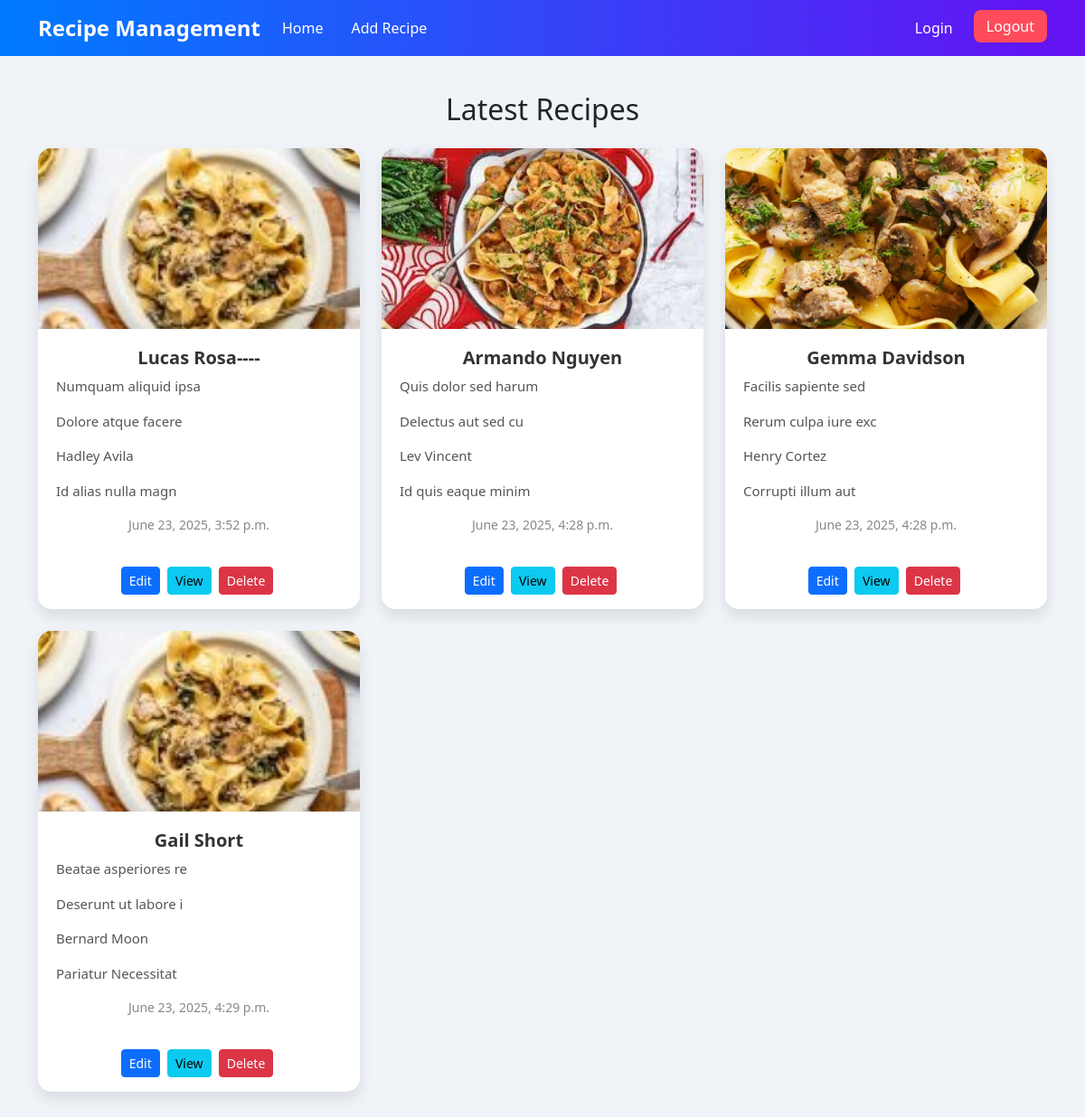
The app's page / (signed in) with its own data.
### recipe/models.py (models this page shows)
class recipeModel(models.Model):
    image = models.ImageField(upload_to='media/recipes', null=True)
    name = models.CharField(max_length=100, null=True)
    ingredients = models.TextField(null=True)
    instructions = models.TextField(null=True)
    creator = models.CharField(max_length=100, null=True)
    description =models.TextField(null=True)
    created_at = models.DateTimeField(auto_now_add=True, null=True)

### recipe/views.py (the view)
# urls.py: path('', home, name='home'),
@login_required
def home(request):
    recipeData = recipeModel.objects.all()
    return render(request, 'home.html', {'recipe': recipeData})

### recipe/templates/home.html (shortened to what this page needs)
{% extends 'master.html' %}
{% block body %}
  <div class="body">
    <div class="container">
        <h2 class="mb-4 text-center">Latest Recipes</h2>
        <div class="row g-4">
          {% for recipe in recipe %}
          <div class="col-md-6 col-lg-4">
            <div class="card news-card">
              <img src="{{recipe.image.url}}" class="card-img-top news-img" alt="Thumbnail">
              <div class="card-body">
                <h5 class="news-title text-center">{{recipe.name}}</h5>
                <p class="news-content">{{recipe.ingredients}}</p>
                <p class="news-content">{{recipe.instructions}}</p>
                <p class="news-content">{{recipe.creator}}</p>
                <p class="news-content">{{recipe.description}}</p>
                <p class="news-date mb-0 text-center">{{recipe.created_at}}</p>
              </div>
              <div class="text-center p-3">
                <a href="{% url 'editRecipe' recipe.id %}" class="btn btn-sm btn-primary me-1">Edit</a>
                <a href="{% url 'viewRecipe' recipe.id %}" class="btn btn-sm btn-info me-1">View</a>
                <a href="{% url 'deleteRecipe' recipe.id %}" class="btn btn-sm btn-danger me-1">Delete</a>
              </div>
            </div>
          </div>
          {% endfor %}
        </div>
      </div>
  </div>
{% endblock body %}

### recipe/templates/master.html (shortened to what this page needs)
<!DOCTYPE html>
<html lang="en">
<head>
  <link href="https://cdn.jsdelivr.net/npm/bootstrap@5.3.3/dist/css/bootstrap.min.css" rel="stylesheet">
</head>
<body>
  {% include 'navbar.html' %}
  {% block body %}
  {% endblock body %}
</body>
</html>

### recipe/templates/navbar.html (shortened to what this page needs)
<nav class="navbar navbar-expand-lg navbar-dark">
    <div class="container">
      <a class="navbar-brand" href="{% url 'home' %}">Recipe Management</a>
      <div class="collapse navbar-collapse" id="navbarMenu">
        <ul class="navbar-nav me-auto mb-2 mb-lg-0">
          <li class="nav-item">
            <a class="nav-link" href="{% url 'home' %}">Home</a>
          </li>
          <li class="nav-item">
            <a class="nav-link" href="{% url 'addRecipe' %}">Add Recipe</a>
          </li>
        </ul>
        <ul class="navbar-nav d-flex">
          <li class="nav-item">
            <a class="nav-link" href="{% url 'loginPage' %}">Login</a>
          </li>
          <li class="nav-item">
              <a href="{% url 'logoutPage' %}" type="submit" class="btn btn-logout">Logout</a>
          </li>
        </ul>
      </div>
    </div>
  </nav>

### recipe/templates/master.html (style rules this page uses)
.navbar { background: linear-gradient(to right, #007bff, #6610f2); }
.navbar-brand { font-weight: bold; font-size: 24px; color: #fff !important; }
.nav-link { color: #ffffff !important; font-weight: 500; margin-right: 15px; }
.btn-logout { background-color: #ff4b5c; border: none; padding: 6px 14px; border-radius: 8px; color: #fff; font-weight: 500; }

### recipe/templates/home.html (style rules this page uses)
.body { background: #f0f4f8; font-family: 'Segoe UI', sans-serif; padding: 40px 20px; }
.news-card { border: none; border-radius: 15px; overflow: hidden; box-shadow: 0 8px 16px rgba(0, 0, 0, 0.1); transition: transform 0.3s ease; }
.news-img { height: 200px; object-fit: cover; }
.news-title { font-size: 20px; font-weight: 600; color: #333; }
.news-content { font-size: 15px; color: #555; max-height: 100px; overflow: hidden; }
.news-date { font-size: 14px; color: #888; }
.card-body { padding: 20px; }

### records on screen
recipeModel: image (picture), name "Lucas Rosa----", ingredients "Numquam aliquid ipsa", instructions "Dolore atque facere", creator "Hadley Avila", description "Id alias nulla magn", created_at "June 23, 2025, 3:52 p.m."
recipeModel: image (picture), name "Armando Nguyen", ingredients "Quis dolor sed harum", instructions "Delectus aut sed cu", creator "Lev Vincent", description "Id quis eaque minim", created_at "June 23, 2025, 4:28 p.m."
recipeModel: image (picture), name "Gemma Davidson", ingredients "Facilis sapiente sed", instructions "Rerum culpa iure exc", creator "Henry Cortez", description "Corrupti illum aut", created_at "June 23, 2025, 4:28 p.m."
recipeModel: image (picture), name "Gail Short", ingredients "Beatae asperiores re", instructions "Deserunt ut labore i", creator "Bernard Moon", description "Pariatur Necessitat", created_at "June 23, 2025, 4:29 p.m."
